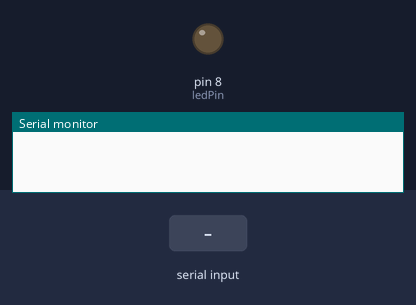
A sketch run on a simulated Arduino Uno, built with avr-gcc and run on an emulated ATmega328P. On the bench: output pins drawn as LEDs (lit = HIGH), the last lines printed to the serial monitor. The test bench sets the inputs (shaded band).

Above: at 1.2 s.
1.3 s: "1" received over the second serial link
At 2.4 s:
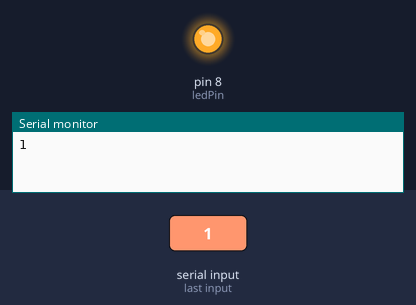
2.8 s: "0" received over the second serial link
At 3.5 s:
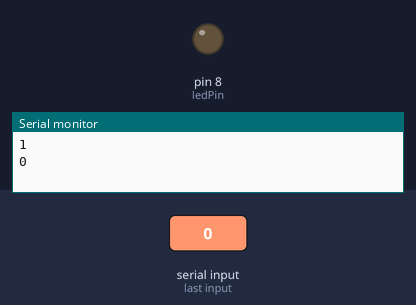
Timing chart, 0 to 5.8 s (numbered marks = the images above; inputs shaded):
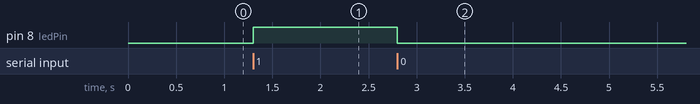

Measured:
- after the input at 1.3 s, pin 8 (ledPin): LOW → HIGH at once
- after the input at 2.8 s, pin 8 (ledPin): HIGH → LOW at once

The sketch:

ShowerDetect_recieve.ino
```cpp
#include <SoftwareSerial.h>
SoftwareSerial  BTSerial(2, 3); //TX RX
int ledPin = 8;

void setup() {
  BTSerial.begin(9600); //begin bluetooth communication
  Serial.begin(9600); //begin serial communication
  pinMode(ledPin, OUTPUT);
}
void loop() {
  if (BTSerial.available()) {
    char inChar = (char) BTSerial.read(); //reads single character at a time
    if(inChar == '1') {
      digitalWrite(ledPin, HIGH);

    }
    else if(inChar == '0') {
      digitalWrite(ledPin, LOW);

    }
    Serial.println(inChar);
  }
}
```
